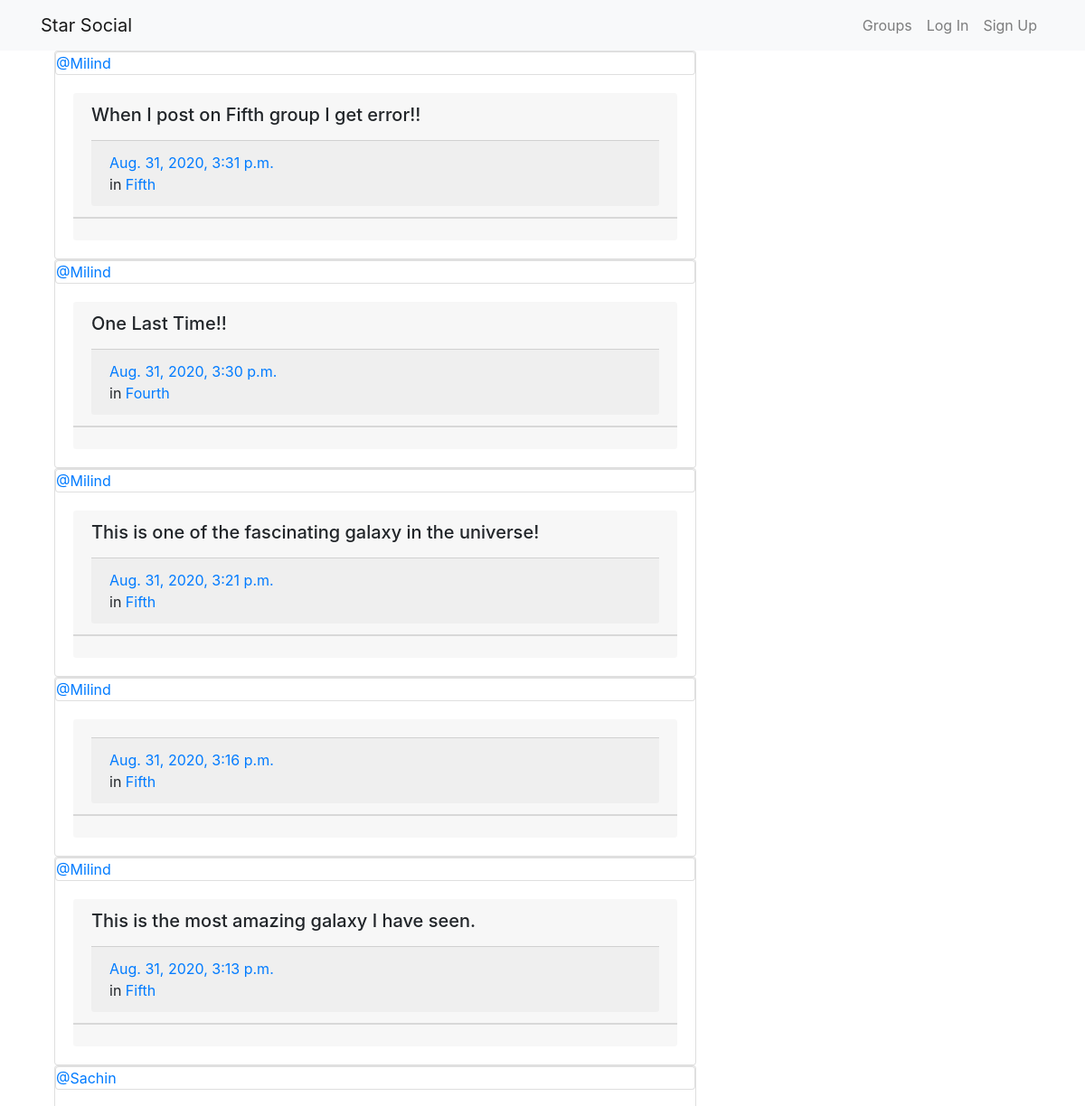
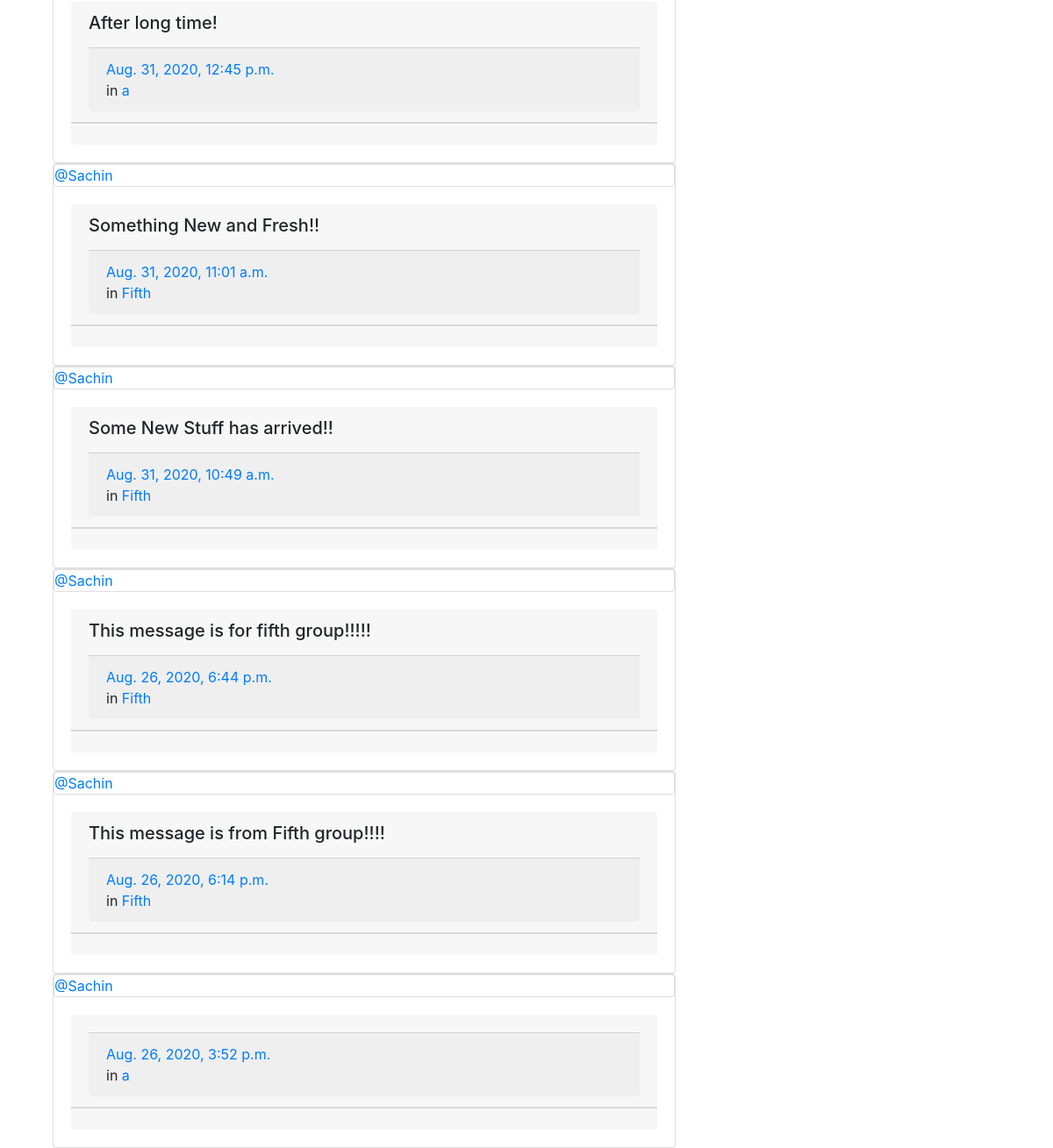
/posts/, run on the app's committed database (2 pictures, top to bottom).
### posts/models.py (models this page shows, shortened)
class Post(models.Model):
    user = models.ForeignKey(User, on_delete=models.CASCADE, related_name='posts')
    created_at = models.DateTimeField(auto_now=True)
    message = models.TextField()
    message_html = models.TextField(editable='False')
    group = models.ForeignKey(Group, on_delete=models.CASCADE, related_name='posts', null=True, blank=True)
    class Meta:
        ordering = ['-created_at']
        unique_together = ['user', 'message']

### groups/models.py (models this page shows, shortened)
class Group(models.Model):
    name = models.CharField(max_length=256, unique=True)
    slug = models.SlugField(allow_unicode=True, unique=True)
    description = models.TextField(blank=True, default='')
    description_html = models.TextField(editable=False, default='', blank=True)
    members = models.ManyToManyField(User, through='GroupMember')
    class Meta:
        ordering = ['name']

### posts/views.py (the view)
# urls.py: path('', views.PostList.as_view(), name='all'),
class PostList(SelectRelatedMixin, generic.ListView):
    model = models.Post
    select_related = ('user', 'group')

### posts/templates/posts/post_list.html (shortened to what this page needs)
{% extends 'posts/post_base.html' %}
{% block post_content %}
<div class="col-md-8" class="card">
  {% for post in post_list %}
    {% include 'posts/_post.html' %}
  {% endfor %}
</div>
{% endblock %}

### posts/templates/posts/_post.html (shortened to what this page needs)
<div class="card">
  <div class="card">
    <a href="{% url 'posts:for_user' username=post.user.username pk=post.pk %}">@{{ post.user.username }}</a>
  </div>
  <div class="card-body" class="media-body">
    <div class="card-header">
      <h5>{{post.message_html|safe}}</h5>
        <div class="card-footer">
          <div class=" ">
            <time class="time">
              <a href="{% url 'posts:single' username=post.user.username pk=post.pk %}">{{ post.created_at }}</a>
            </time>
          </div>
          {% if post.group %}
    			<div class="">
            <span class="group-name">in <a href="#">{{ post.group.name }}</a></span>
          </div>
    			{% endif %}
        </div>
    </div>
    <div class="card-footer">
    </div>
  </div>
</div>

### data on the page
Post: user.username "Milind", message_html "When I post on Fifth group I get error!!", created_at "Aug. 31, 2020, 3:31 p.m.", group.name "Fifth"
Post: user.username "Milind", message_html "One Last Time!!", created_at "Aug. 31, 2020, 3:30 p.m.", group.name "Fourth"
Post: user.username "Milind", message_html "This is one of the fascinating galaxy in the universe!", created_at "Aug. 31, 2020, 3:21 p.m.", group.name "Fifth"
Post: user.username "Milind", created_at "Aug. 31, 2020, 3:16 p.m.", group.name "Fifth"
Post: user.username "Milind", message_html "This is the most amazing galaxy I have seen.", created_at "Aug. 31, 2020, 3:13 p.m.", group.name "Fifth"
Post: user.username "Sachin", message_html "After long time!", created_at "Aug. 31, 2020, 12:45 p.m.", group.name "a"
Post: user.username "Sachin", message_html "Something New and Fresh!!", created_at "Aug. 31, 2020, 11:01 a.m.", group.name "Fifth"
Post: user.username "Sachin", message_html "Some New Stuff has arrived!!", created_at "Aug. 31, 2020, 10:49 a.m.", group.name "Fifth"
Post: user.username "Sachin", message_html "This message is for fifth group!!!!!", created_at "Aug. 26, 2020, 6:44 p.m.", group.name "Fifth"
Post: user.username "Sachin", message_html "This message is from Fifth group!!!!", created_at "Aug. 26, 2020, 6:14 p.m.", group.name "Fifth"
Post: user.username "Sachin", created_at "Aug. 26, 2020, 3:52 p.m.", group.name "a"
